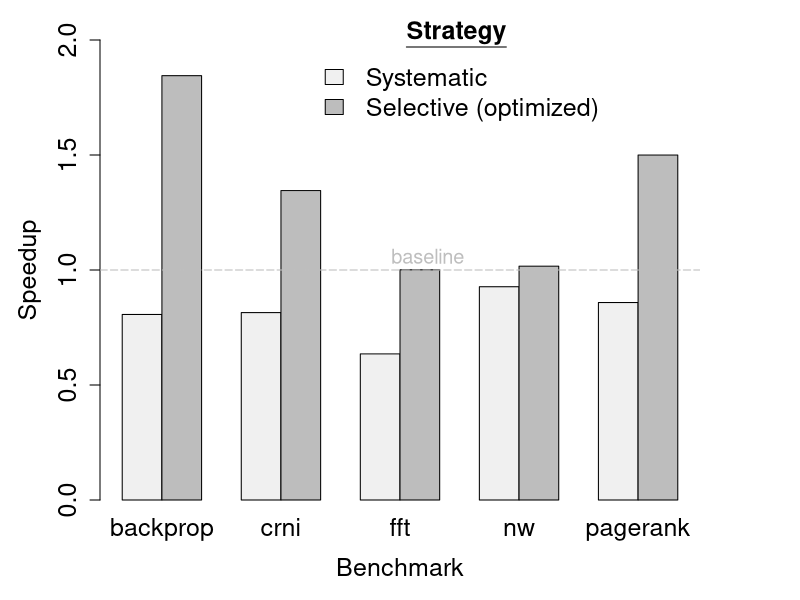

This figure's R source:
data <- read.csv("../../paper-results/speedup-selective-optimized/results.csv")
# Aggregate the repeated measurements with mean value
dataAggregate <- colMeans(data)
# Compute speedups of optimized vectorized code with systematic and selective strategy
speedups <- data.frame(backprop=c(dataAggregate["backprop_matlab"]/dataAggregate["backprop_mc2mc"],
                                 dataAggregate["backprop_matlab"]/dataAggregate["backprop_mc2mc_selective"]),
                      crni=c(dataAggregate["crni_matlab"]/dataAggregate["crni_mc2mc"],
                             dataAggregate["crni_matlab"]/dataAggregate["crni_mc2mc_selective"]),
                      fft=c(dataAggregate["fft_matlab"]/dataAggregate["fft_mc2mc"],
                            dataAggregate["fft_matlab"]/dataAggregate["fft_mc2mc_selective"]),
                      nw=c(dataAggregate["nw_matlab"]/dataAggregate["nw_mc2mc"],
                           dataAggregate["nw_matlab"]/dataAggregate["nw_mc2mc_selective"]),
                      pagerank=c(dataAggregate["pagerank_matlab"]/dataAggregate["pagerank_mc2mc"],
                                 dataAggregate["pagerank_matlab"]/dataAggregate["pagerank_mc2mc_selective"]))
# Save as pdf (A5 format)
pdf("mc2mc-optimized.pdf", width = 8.27, height = 5.83)
# Modify plot margins
par(mfrow=c(1, 1), mar=c(5, 5, 2, 5))
# Plot vectorization strategies comparison
barplot(as.matrix(speedups), 
        beside=T, 
        axes = T,
        xlab = "Benchmark",
        ylab = "Speedup",
        ylim= c(0, 2.0),
        col=c("#f0f0f0","#bdbdbd"),
        cex.names = 1.5,
        cex.axis = 1.5,
        cex.lab=1.5,
        legend = c("Systematic", "Selective (optimized)"), 
        args.legend = list(x ='topright',
                           bty="n",
                           cex=1.5,
                           horiz=F,
                           inset=c(0.15, -0.05),
                           title=expression(bold(underline("Strategy"))), title.col="black"))
# Plot baseline
abline(a = 1, b= 0, col="gray", lty=5)
# ... with a text !
text(8.7, 1.06, "baseline", col="gray", cex=1.2)
# Finish plotting
dev.off()
